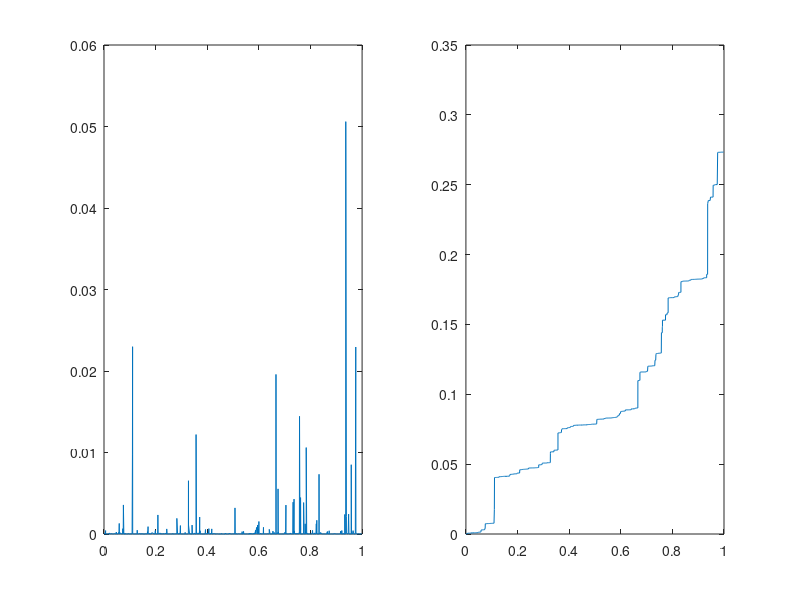

Recreate this plot in MATLAB.
C=1;
e=.000001;
alpha=1/2;
lambda=C/e^alpha;
T=1;
N=poissrnd(lambda*T, 1);
u=T*rand(N,1);
dx=e./rand(N,1).^(1/(alpha));
s=[0;cumsum(dx)];
t=[0;sort(u)];
subplot(1,2,1)
plot(t(2:length(t)),dx)
subplot(1,2,2)
plot(t,s)